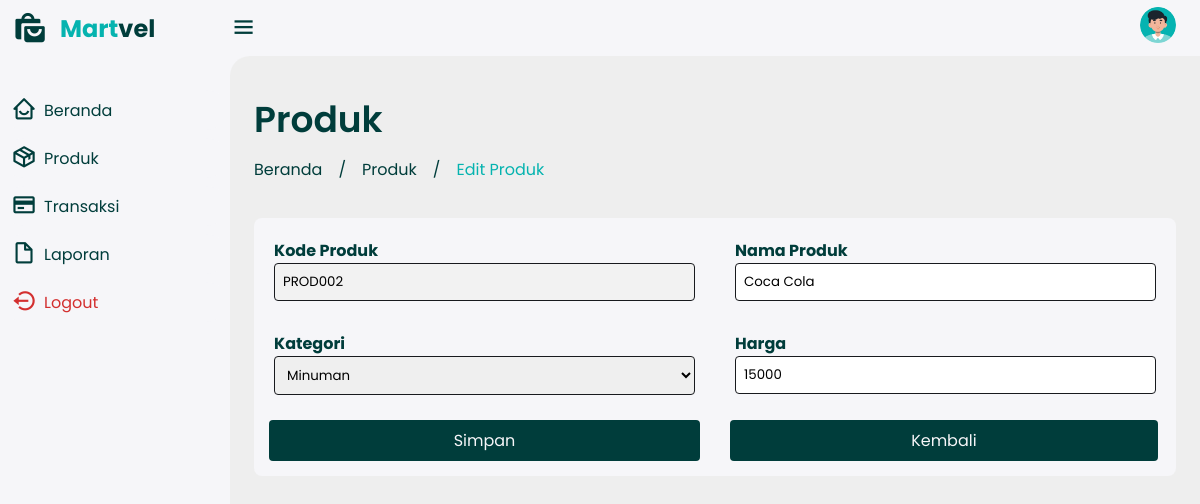
The page /editproduk.php?kodeproduk=PROD002 on the database its author committed.
### tables this page shows
CREATE TABLE `produk` (
  `kodeproduk` varchar(7) NOT NULL,
  `namaproduk` varchar(30) NOT NULL,
  `kategori` enum('Makanan','Minuman','Kesehatan','Elektronik','Perawatan') NOT NULL,
  `harga` int(9) NOT NULL
);

### editproduk.php (the view, shortened to what this page needs)
<!DOCTYPE html>
<html lang="en">
<head>
    <link rel="stylesheet" href="css/dashboard.css" />
    <link href="https://unpkg.com/boxicons@2.1.4/css/boxicons.min.css" rel="stylesheet" />
</head>
<body>
    <?php
    include 'sidebar.php';
    ?>
    <div class="content">
        <nav>
            <i class="bx bx-menu"></i>
            <a href="#" class="profile" id="profile-link">
                <img src="img/profile.jpg" />
            </a>
        </nav>
        <main>
            <div class="header">
                <div class="left">
                    <h1>Produk</h1>
                    <ul class="breadcrumb">
                        <li><a href="dashboard.php">Beranda</a></li>
                        <li>/</li>
                        <li><a href="produk.php">Produk</a></li>
                        <li>/</li>
                        <li><a href="editproduk.php" class="active">Edit Produk</a></li>
                    </ul>
                </div>
            </div>
            <?php
            include 'koneksi.php';
            $kodeproduk = $_GET['kodeproduk'];
            $sql = "SELECT * FROM produk WHERE kodeproduk = '$kodeproduk'";
            $query  = mysqli_query($conn, $sql);
            $row   = mysqli_fetch_array($query);
            $kategori = array(
                "Minuman" => "Minuman",
                "Makanan" => "Makanan",
                "Kesehatan" => "Kesehatan",
                "Elektronik" => "Elektronik",
                "Perawatan" => "Perawatan"
            );
            ?>
            <div class="modal2-body">
                <form id="formEditProduk" action="aksieditproduk.php" method="post">
                    <div class="form-group">
                        <div class="form-row">
                            <label for="kodeProduk">Kode Produk</label>
                            <input type="text" id="kodeproduk" name="kodeproduk" value="<?php echo $row['kodeproduk']; ?>" readonly />
                        </div>
                        <div class="form-row">
                            <label for="namaProduk">Nama Produk</label>
                            <input type="text" id="namaproduk" name="namaproduk" value="<?php echo $row['namaproduk']; ?>" />
                        </div>
                        <div class="form-row">
                            <label for="kategori">Kategori</label>
                            <select id="kategori" name="kategori">
                                <?php
                                foreach ($kategori as $key => $value) {
                                    $selected = ($row['kategori'] == $value) ? 'selected' : '';
                                    echo '<option value="' . $value . '" ' . $selected . '>' . $value . '</option>';
                                }
                                ?>
                            </select>
                        </div>
                        <div class="form-row">
                            <label for="harga">Harga</label>
                            <input type="text" id="harga" name="harga" value="<?php echo $row['harga']; ?>" />
                        </div>
                        <button class="btn btn-primary" id="btnSimpan" type="submit">Simpan</button>
                        <a href="produk.php">
                            <button class="btn btn-secondary" id="btnKembali" type="button">Kembali</button>
                        </a>
                    </div>
                </form>
            </div>
    </div>
</body>
</html>

### css/dashboard.css (style rules this page uses)
:root { --primary: #003d3b; --primary2: #05b3af; --light: #f6f6f9; --grey: #eee; --dark: #181a1e; --danger: #d32f2f; --light-danger: #fecdd3; --dark-danger: #6b1919; --warning: #fbc02d; --light-warning: #fff2c6; --success: #388e3c; --light-success: #bbf7d0; }
* { margin: 0; padding: 0; box-sizing: border-box; font-family: "Poppins", sans-serif; }
.bx { font-size: 1.7rem; }
a { text-decoration: none; }
li { list-style: none; }
html { overflow-x: hidden; }
body { background: var(--grey); overflow-x: hidden; }
.content { position: relative; width: calc(100% - 230px); left: 230px; transition: all 0.3s ease; }
.content nav { height: 56px; background: var(--light); padding: 0 24px 0 0; display: flex; align-items: center; grid-gap: 24px; position: sticky; top: 0; left: 0; z-index: 1000; justify-content: space-between; }
.content nav::before { content: ""; position: absolute; width: 40px; height: 40px; bottom: -40px; left: 0; border-radius: 50%; box-shadow: -20px -20px 0 var(--light); }
.content nav a { color: var(--primary); }
.content nav .bx.bx-menu { cursor: pointer; color: var(--primary); }
.content nav .profile img { width: 36px; height: 36px; object-fit: cover; border-radius: 50%; }
.content main { width: 100%; padding: 36px 24px; max-height: calc(100vh - 56px); overflow-x: auto; }
.content main .header { display: flex; align-items: center; justify-content: space-between; grid-gap: 16px; flex-wrap: wrap; }
.content main .header .left h1 { font-size: 36px; font-weight: 600; margin-bottom: 10px; color: var(--primary); }
.content main .header .left .breadcrumb { display: flex; align-items: center; grid-gap: 16px; }
.content main .header .left .breadcrumb li { color: var(--primary); }
.content main .header .left .breadcrumb li a { color: var(--dark-grey); }
.content main .header .left .breadcrumb li a.active { color: var(--primary2); }
.content main .form-group { display: grid; grid-template-columns: repeat(auto-fit, minmax(300px, 1fr)); margin-top: 36px; background-color: var(--light); padding: 10px; grid-gap: 20px; border-radius: 8px; overflow: hidden; color: var(--primary); }
.content main .form-group .form-row { padding: 10px; margin-bottom: -10px; }
.content main .form-group label { font-weight: bold; }
.content main .form-group input[type="text"], .content main .form-group input[type="date"], .content main .form-group input[type="number"], .content main .form-group select { width: 100%; padding: 8px; border: 1px solid var(--dark); border-radius: 4px; }
.content main .form-group button { margin-top: 20px; margin-bottom: 10px; padding: 8px 16px; border: none; background-color: var(--primary); color: var(--light); border-radius: 4px; cursor: pointer; transition: transform 0.2s; justify-content: center; }
.content main .form-group a button { width: 97%; }
.content main .form-group:last-child { margin-top: 36px; display: grid; grid-template-columns: repeat(2, minmax(150px, 1fr)); grid-gap: 20px; }
.content main .form-group:last-child button { padding: 8px 24px; border-radius: 4px; display: flex; align-items: center; grid-gap: 8px; cursor: pointer; margin: 5px; transition: transform 0.2s; }
.btn { cursor: pointer; padding: 10px 20px; border: none; border-radius: 5px; font-size: 16px; color: var(--light); transition: background-color 0.3s; }
.btn-primary { background-color: #006967; }
.btn-secondary { background-color: var(--primary); }
input:read-only { background-color: #f2f2f2; }
*, *:before, *:after { -webkit-box-sizing: border-box; -moz-box-sizing: border-box; box-sizing: border-box; }

### rows shown on the page
produk: kodeproduk "PROD002", namaproduk "Coca Cola", harga "15000"

### other values the page prints
form field kategori "Minuman"
